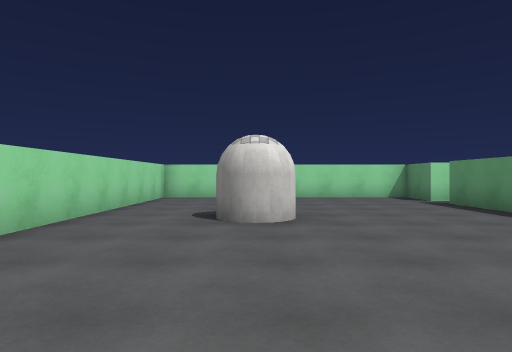
[1] (above)

24 first-person views from a walk through a Unity game level. The camera is 1.3 m above the floor, looks level and sees 75° across. The floor is counted in squares, 2 m on a side. Each view is taken from the middle of a square. On the plan, view 1 faces up. The plan holds only what a view shows up to about 10 squares ahead; the rest is blank. The player character is not drawn. Door leaves are left out, so doorways stand open. Surface patterns are stand-ins for the level's own textures.

[2]
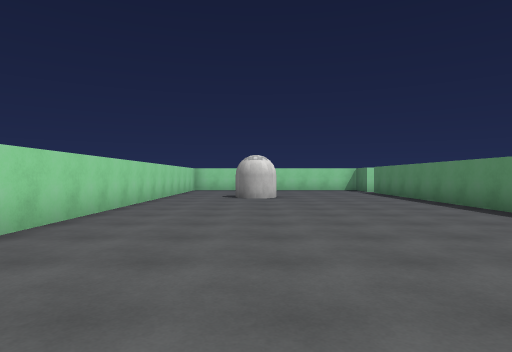

[3]
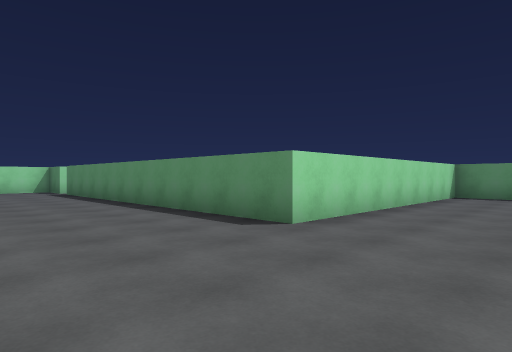

[4]
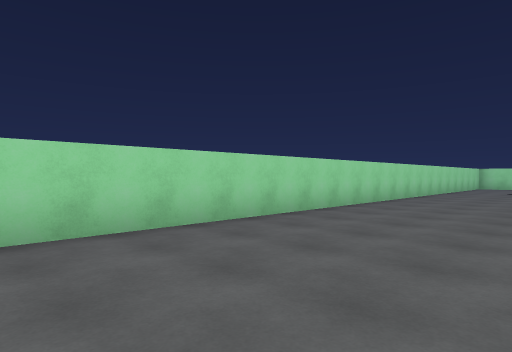

[5]
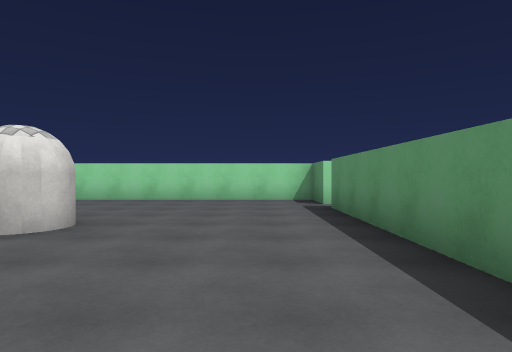

[6]
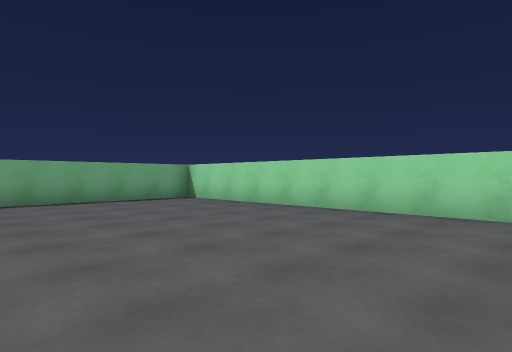

[7]
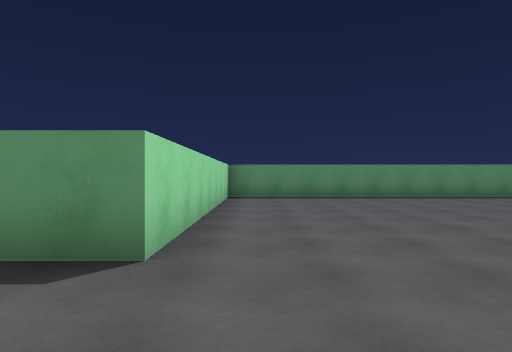

[8]
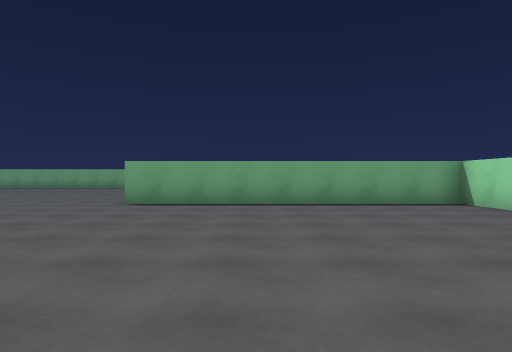

[9]
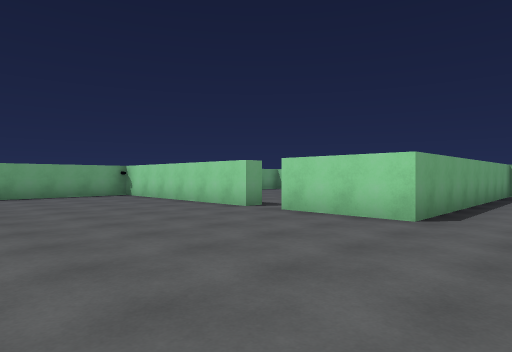

[10]
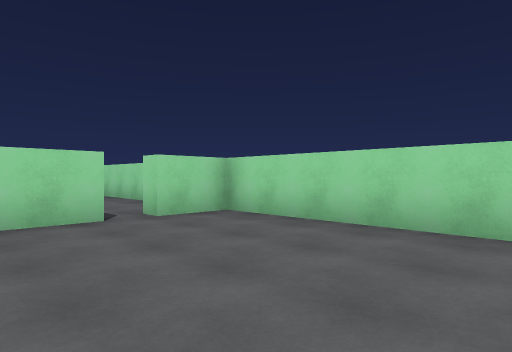

[11]
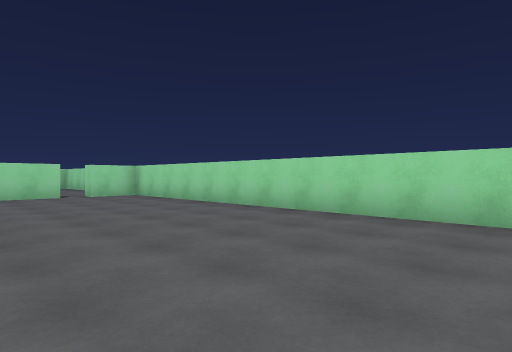

[12]
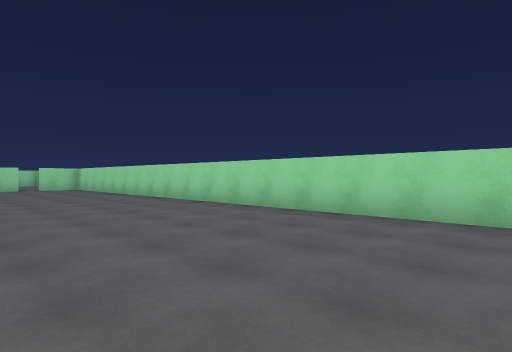

[13]
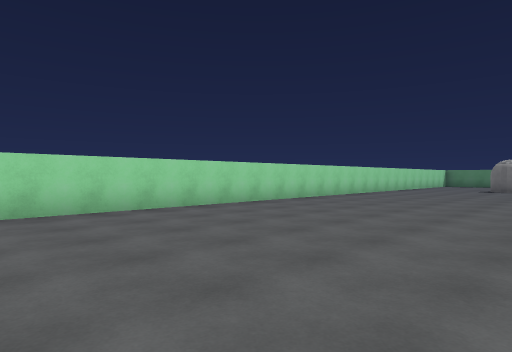

[14]
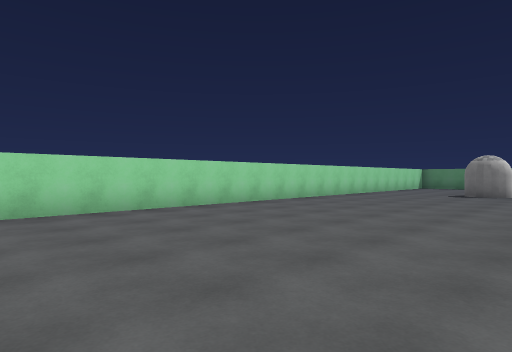

[15]
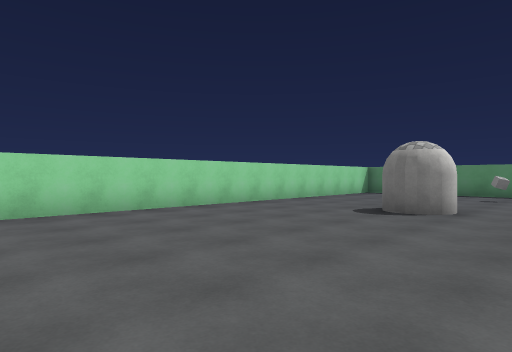

[16]
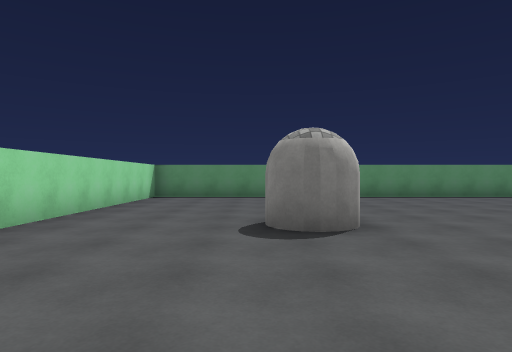

[17]
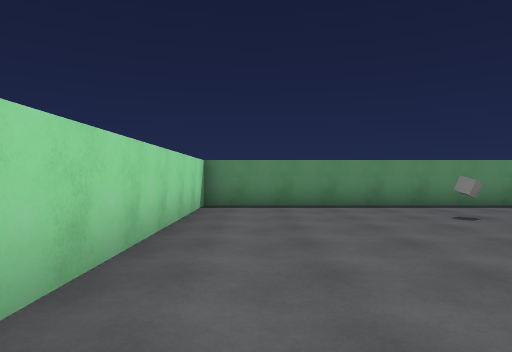

[18]
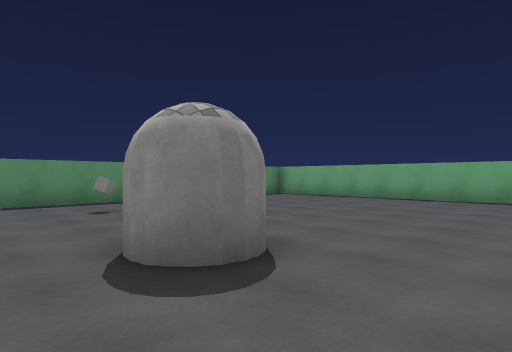

[19]
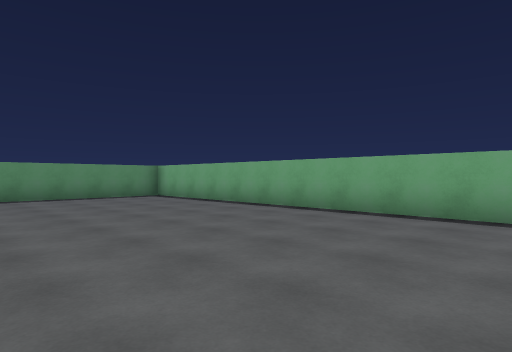

[20]
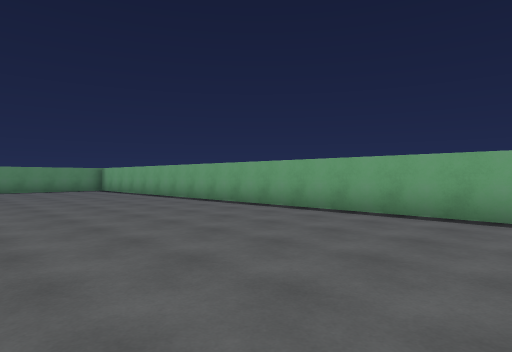

[21]
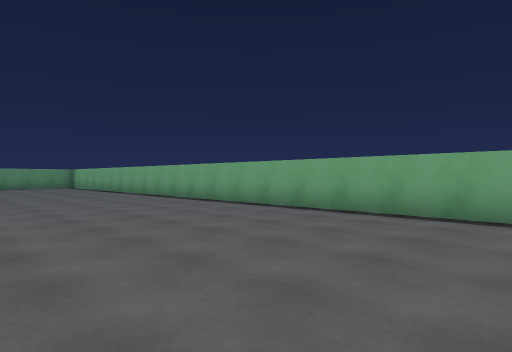

[22]
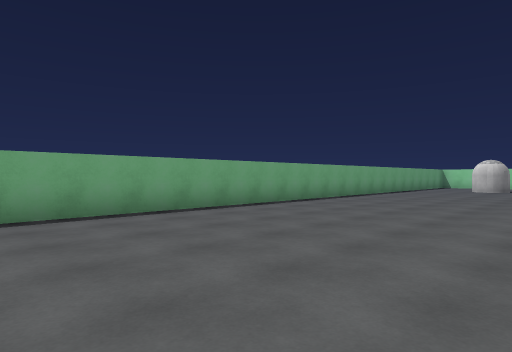

[23]
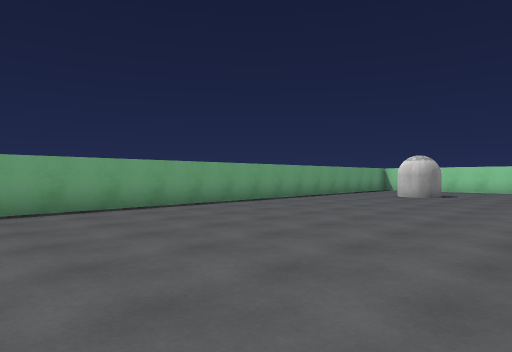

[24]
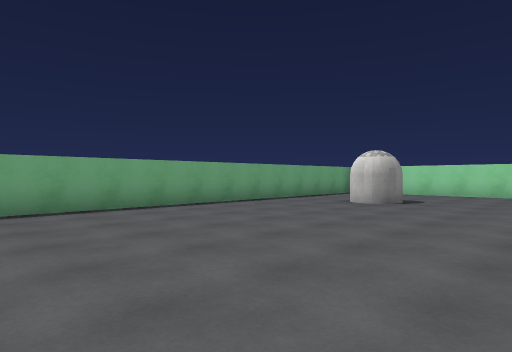

### Floor plan
Points are (right, up) in squares from view 1. A wall is a line through its corners. A room is listed if a view was taken in it or the views show most of it. See-through windows are left out.
Room 1 (views 1, 2, 3, 4, 5, 6, 7, 8, 9)
walls: (12.3, -3.6) (12.3, -2.2) (4.6, -2.2) (4.6, 7.9); (5, -13.2) (5, -17.2); (7, -19.2) (8.6, -19.2); (4.6, 8.7) (4.6, 10.1) (-2, 10.1); (-2.8, 10) (-2.8, -9.7) (5, -9.7) (5, -12.2)
ways out: open door at (5, 8.5) to room 2; open door at (5, -12.5)
Room 2 (views 10, 11, 12, 13, 14, 15, 16, 17, 18, 19, 20, 21, 22, 23, 24)
walls: (9.5, -1.7) (38.5, -1.7); (5, 3.5) (5, 2.8); (5, 7.9) (5, 6.4); (40.3, 0.1) (40.3, 10.1) (5, 10.1) (5, 8.7)
ways out: open door at (5, 8.5) to room 1
objects: cube (38, 6)

Positions as (right, up) in squares from view 1, and headings:
1: (0, 0), facing up
2: (0, -5), facing up
3: (1, -5), facing up-right
4: (1, -9), facing up-left
5: (3, 1), facing up
6: (3, -1), facing down-left
7: (2, -3), facing right
8: (2, -2), facing down
9: (10, -8), facing down-left
10: (10, 6), facing up-left
11: (16, 5), facing up-left
12: (22, 5), facing up-left
13: (18, 4), facing up-right
14: (22, 4), facing up-right
15: (28, 4), facing up-right
16: (30, 7), facing right
17: (33, 9), facing right
18: (32, 8), facing down-right
19: (30, 4), facing down-right
20: (25, 4), facing down-right
21: (21, 4), facing down-right
22: (25, 4), facing down-left
23: (20, 5), facing down-left
24: (17, 5), facing down-left
